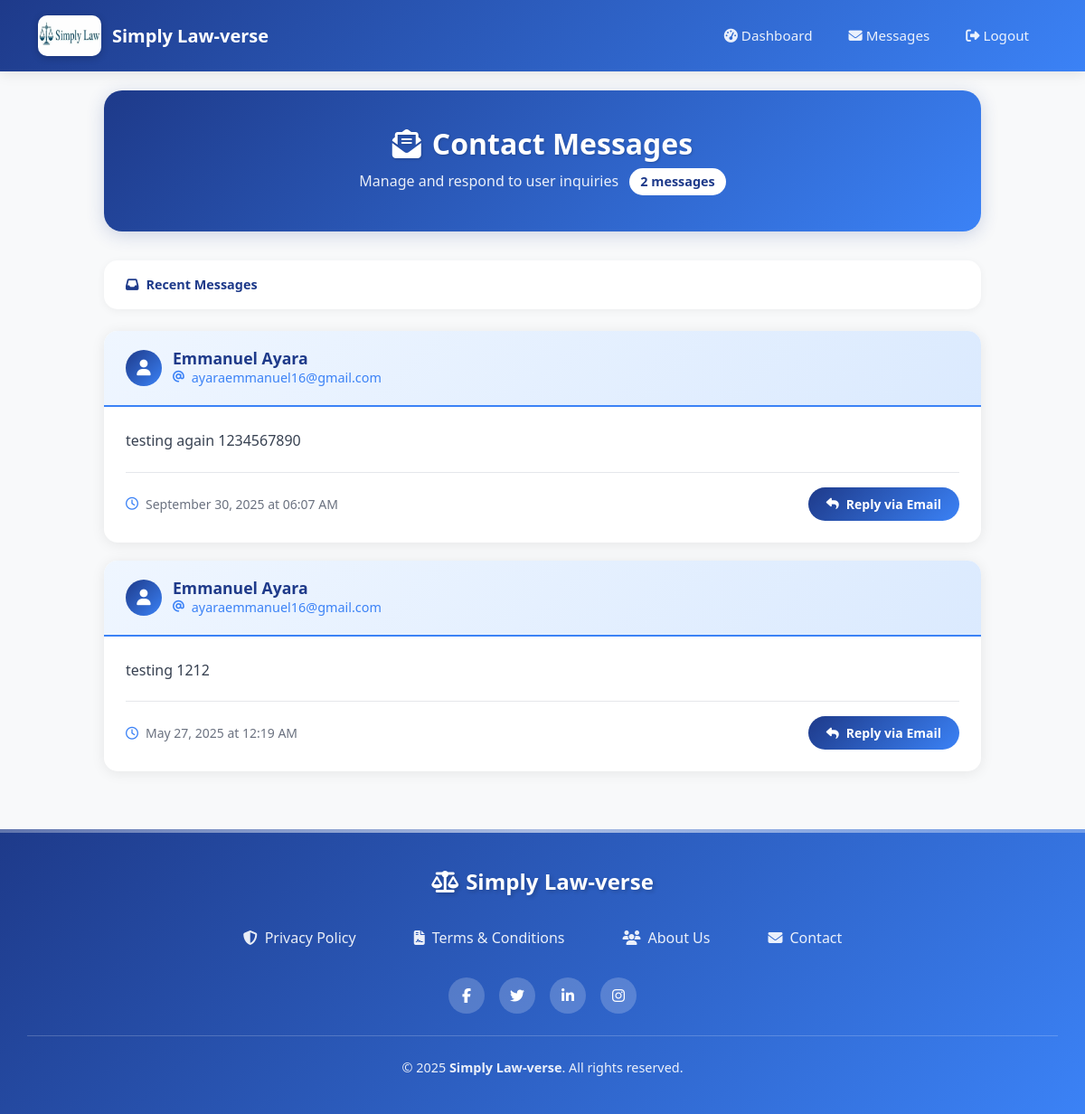
Screenshot of /messages (signed in) with the database file from the repository.
### models.py (models this page shows)
class Message(db.Model):
    id = db.Column(db.Integer, primary_key=True)
    name = db.Column(db.String(100), nullable=False)
    email = db.Column(db.String(120), nullable=False)
    message = db.Column(db.Text, nullable=False)
    date_sent = db.Column(db.DateTime, default=datetime.utcnow)

### routes.py (the view)
    @app.route('/messages')
    @login_required
    def view_messages():
        messages = Message.query.order_by(Message.date_sent.desc()).all()
        return render_template('messages.html', messages=messages)

### templates/messages.html (shortened to what this page needs)
{% extends 'layout.html' %}
{% block content %}
<div class="container messages-container mt-4">
    <div class="page-header">
        <h1 class="page-title">
            <i class="fas fa-envelope-open-text"></i>
            <span>Contact Messages</span>
        </h1>
        <p class="page-subtitle">
            Manage and respond to user inquiries
            {% if messages %}
                <span class="message-count">{{ messages|length }} message{{ 's' if messages|length != 1 else '' }}</span>
            {% endif %}
        </p>
    </div>
    {% if messages %}
        <div class="control-bar">
            <span class="control-label">
                <i class="fas fa-inbox me-2"></i>Recent Messages
            </span>
        </div>
        <div class="messages-list">
            {% for msg in messages %}
                <div class="message-card">
                    <div class="message-header">
                        <div class="message-sender">
                            <div class="sender-icon">
                                <i class="fas fa-user"></i>
                            </div>
                            <div class="sender-info">
                                <h6 class="sender-name">{{ msg.name }}</h6>
                                <p class="sender-email">
                                    <i class="fas fa-at"></i>
                                    {{ msg.email }}
                                </p>
                            </div>
                        </div>
                    </div>
                    <div class="message-body">
                        <p class="message-text">{{ msg.message }}</p>
                        <div class="message-footer">
                            <div class="message-date">
                                <i class="far fa-clock"></i>
                                <span>{{ msg.date_sent.strftime('%B %d, %Y at %I:%M %p') }}</span>
                            </div>
                            <a href="mailto:{{ msg.email }}?subject=Re: Your Message to Simply Law-verse"
                               class="reply-button">
                                <i class="fas fa-reply"></i>
                                Reply via Email
                            </a>
                        </div>
                    </div>
                </div>
            {% endfor %}
        </div>
    {% endif %}
</div>
{% endblock %}

### templates/layout.html (style rules this page uses)
body { background-color: #f8f9fa; font-family: 'Segoe UI', Tahoma, Geneva, Verdana, sans-serif; padding-top: 76px; }
html { scroll-behavior: smooth; }

### templates/messages.html (style rules this page uses)
.messages-container { max-width: 1000px; margin: 0 auto; padding: 0 15px; }
.page-header { background: linear-gradient(135deg, #1e3a8a 0%, #3b82f6 100%); padding: 2.5rem 2rem; border-radius: 20px; margin-bottom: 2rem; box-shadow: 0 4px 20px rgba(30, 58, 138, 0.2); text-align: center; }
.page-title { color: white; font-size: 2rem; font-weight: 700; margin-bottom: 0.5rem; display: flex; align-items: center; justify-content: center; gap: 0.75rem; text-shadow: 1px 1px 3px rgba(0, 0, 0, 0.2); }
.page-subtitle { color: rgba(255, 255, 255, 0.9); font-size: 1rem; margin: 0; }
.message-count { display: inline-block; background: white; color: #1e3a8a; padding: 0.25rem 0.75rem; border-radius: 20px; font-weight: 600; font-size: 0.9rem; margin-left: 0.5rem; }
.messages-list { display: flex; flex-direction: column; gap: 1.25rem; }
.message-card { background: white; border: none; border-radius: 15px; padding: 0; box-shadow: 0 2px 15px rgba(0, 0, 0, 0.08); transition: all 0.3s ease; overflow: hidden; }
.message-header { background: linear-gradient(135deg, #eff6ff 0%, #dbeafe 100%); padding: 1.25rem 1.5rem; border-bottom: 2px solid #3b82f6; }
.message-sender { display: flex; align-items: center; gap: 0.75rem; flex-wrap: wrap; }
.sender-icon { width: 40px; height: 40px; background: linear-gradient(135deg, #1e3a8a 0%, #3b82f6 100%); border-radius: 50%; display: flex; align-items: center; justify-content: center; color: white; font-size: 1.1rem; flex-shrink: 0; }
.sender-info { flex: 1; min-width: 0; }
.sender-name { color: #1e3a8a; font-weight: 700; font-size: 1.1rem; margin: 0; }
.sender-email { color: #3b82f6; font-size: 0.9rem; margin: 0; word-break: break-word; display: flex; align-items: center; gap: 0.5rem; }
.sender-email i { font-size: 0.8rem; }
.message-body { padding: 1.5rem; }
.message-text { color: #374151; font-size: 1rem; line-height: 1.7; margin-bottom: 1.25rem; white-space: pre-wrap; word-wrap: break-word; }
.message-footer { display: flex; align-items: center; justify-content: space-between; padding-top: 1rem; border-top: 1px solid #e5e7eb; flex-wrap: wrap; gap: 0.5rem; }
.message-date { color: #6b7280; font-size: 0.875rem; display: flex; align-items: center; gap: 0.5rem; }
.message-date i { color: #3b82f6; }
.reply-button { background: linear-gradient(135deg, #1e3a8a 0%, #3b82f6 100%); color: white; border: none; padding: 0.5rem 1.25rem; border-radius: 20px; font-weight: 600; font-size: 0.875rem; transition: all 0.3s ease; cursor: pointer; display: inline-flex; align-items: center; gap: 0.5rem; text-decoration: none; }
.control-bar { background: white; padding: 1rem 1.5rem; border-radius: 15px; box-shadow: 0 2px 10px rgba(0, 0, 0, 0.05); margin-bottom: 1.5rem; display: flex; justify-content: space-between; align-items: center; flex-wrap: wrap; gap: 1rem; }
.control-label { color: #1e3a8a; font-weight: 600; font-size: 0.9rem; }
.message-card { animation: fadeInUp 0.4s ease-out; }
.message-card:nth-child(1) { animation-delay: 0.05s; }
.message-card:nth-child(2) { animation-delay: 0.1s; }

### rows the page displays
Message: name "Emmanuel Ayara", email "ayaraemmanuel16@gmail.com", message "testing again 1234567890", date_sent "September 30, 2025 at 06:07 AM"
Message: name "Emmanuel Ayara", email "ayaraemmanuel16@gmail.com", message "testing 1212", date_sent "May 27, 2025 at 12:19 AM"

### other values shown
{{ messages|length }} "2"
{{ 's' if messages|length != 1 else '' }} "s"
{{ current_year or '2025' }} "2025"
